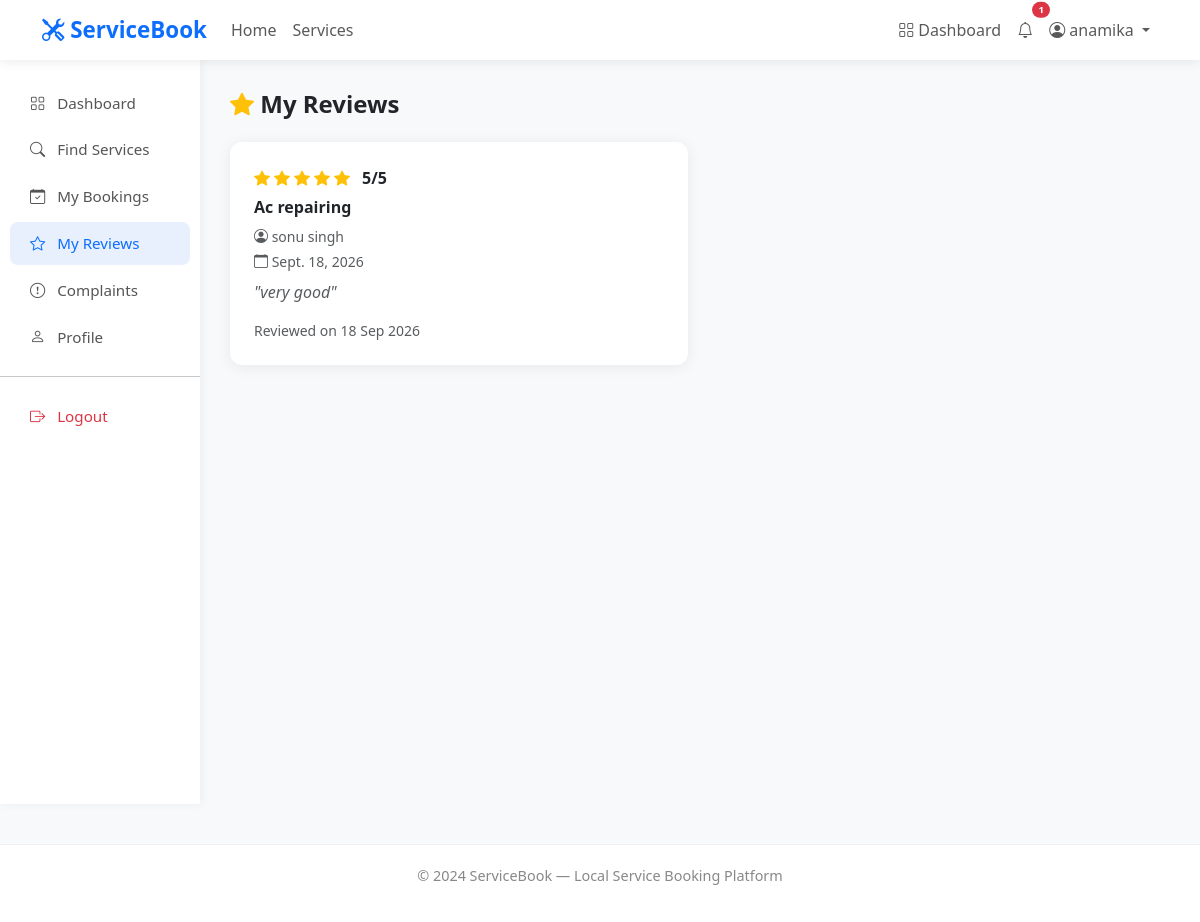
/reviews/my-reviews/ (signed in), run on the app's committed database.
### accounts/models.py (models this page shows, shortened)
class User(AbstractUser):
    ROLE_CUSTOMER = 'customer'
    ROLE_PROVIDER = 'provider'
    ROLE_ADMIN = 'admin'
    ROLE_CHOICES = [
        (ROLE_CUSTOMER, 'Customer'),
        (ROLE_PROVIDER, 'Service Provider'),
        (ROLE_ADMIN, 'Administrator'),
    ]
    role = models.CharField(
        max_length=20,
        choices=ROLE_CHOICES,
        default=ROLE_CUSTOMER,
    )
    phone = models.CharField(max_length=15, blank=True)
    email = models.EmailField(unique=True)
    def is_customer(self):
        return self.role == self.ROLE_CUSTOMER

class ProviderProfile(models.Model):
    user = models.OneToOneField(
        'accounts.User',
        on_delete=models.CASCADE,
        related_name='provider_profile'
    )
    bio = models.TextField(blank=True)
    address = models.TextField(blank=True)
    city = models.CharField(max_length=100, blank=True)
    experience_years = models.PositiveIntegerField(default=0)
    profile_photo = models.ImageField(
        upload_to='provider_photos/',
        blank=True,
        null=True
    )
    is_verified = models.BooleanField(default=False)
    is_available = models.BooleanField(default=True)
    average_rating = models.DecimalField(
        max_digits=3,
        decimal_places=2,
        default=0.00
    )
    total_reviews = models.PositiveIntegerField(default=0)
    created_at = models.DateTimeField(auto_now_add=True)
    updated_at = models.DateTimeField(auto_now=True)

### reviews/models.py (models this page shows, shortened)
class Review(models.Model):
    booking = models.OneToOneField(
    'bookings.Booking',
    on_delete=models.CASCADE,
    related_name='review'
    )
    customer = models.ForeignKey(
    'accounts.User',
    on_delete=models.CASCADE,
    related_name='reviews_given'
    )
    rating = models.PositiveIntegerField(
        validators=[
            MinValueValidator(1),
            MaxValueValidator(5)
        ],
        help_text='Rating from 1 to 5'
    )
    comment = models.TextField(blank=True)
    created_at = models.DateTimeField(auto_now_add=True)
    updated_at = models.DateTimeField(auto_now=True)
    class Meta:
        ordering = ['-created_at']

### bookings/models.py (models this page shows, shortened)
class Booking(models.Model):
    STATUS_PENDING = 'pending'
    STATUS_ACCEPTED = 'accepted'
    STATUS_REJECTED = 'rejected'
    STATUS_IN_PROGRESS = 'in_progress'
    STATUS_COMPLETED = 'completed'
    STATUS_CANCELLED = 'cancelled'
    STATUS_CHOICES = [
        (STATUS_PENDING, 'Pending'),
        (STATUS_ACCEPTED, 'Accepted'),
        (STATUS_REJECTED, 'Rejected'),
        (STATUS_IN_PROGRESS, 'In Progress'),
        (STATUS_COMPLETED, 'Completed'),
        (STATUS_CANCELLED, 'Cancelled'),
    ]
    SLOT_MORNING = 'morning'
    SLOT_AFTERNOON = 'afternoon'
    SLOT_EVENING = 'evening'
    SLOT_CHOICES = [
        (SLOT_MORNING, 'Morning (8AM - 12PM)'),
        (SLOT_AFTERNOON, 'Afternoon (12PM - 4PM)'),
        (SLOT_EVENING, 'Evening (4PM - 8PM)'),
    ]
    customer = models.ForeignKey(
        'accounts.User',
        on_delete=models.CASCADE,
        related_name='bookings_as_customer'
    )
    service = models.ForeignKey(
        'services.Service',
        on_delete=models.CASCADE,
        related_name='bookings'
    )
    booking_date = models.DateField()
    time_slot = models.CharField(
        max_length=20,
        choices=SLOT_CHOICES,
        default=SLOT_MORNING
    )
    address = models.TextField()
    city = models.CharField(max_length=100)
    status = models.CharField(
        max_length=20,
        choices=STATUS_CHOICES,
        default=STATUS_PENDING
    )
    notes = models.TextField(blank=True)
    rejection_reason = models.TextField(blank=True)
    total_price = models.DecimalField(
        max_digits=8,
        decimal_places=2,
        null=True,
        blank=True
    )
    created_at = models.DateTimeField(auto_now_add=True)
    updated_at = models.DateTimeField(auto_now=True)
    class Meta:
        ordering = ['-created_at']

### services/models.py (models this page shows, shortened)
class Service(models.Model):
    provider = models.ForeignKey(
        'accounts.ProviderProfile',
        on_delete=models.CASCADE,
        related_name='services'
    )
    category = models.ForeignKey(
        'services.ServiceCategory',
        on_delete=models.SET_NULL,
        null=True,
        related_name='services'
    )
    name = models.CharField(max_length=200)
    description = models.TextField()
    price = models.DecimalField(max_digits=8, decimal_places=2)
    duration_hours = models.DecimalField(
        max_digits=4,
        decimal_places=1,
        default=1.0
    )
    is_available = models.BooleanField(default=True)
    created_at = models.DateTimeField(auto_now_add=True)
    updated_at = models.DateTimeField(auto_now=True)
    class Meta:
        ordering = ['-created_at']

### reviews/views.py (the view)
# urls.py: path('my-reviews/', views.my_reviews, name='my_reviews'),
@login_required(login_url='/accounts/login/')
def my_reviews(request):
    if not request.user.is_customer():
        messages.error(request, 'Access denied.')
        return redirect('dashboard')
    reviews = Review.objects.filter(
        customer=request.user
    ).select_related(
        'booking__service__provider__user',
        'booking__service__category'
    )
    return render(request, 'reviews/my_reviews.html', {
        'reviews': reviews
    })

### notifications/context_processors.py (called while the page is built)
def notification_count(request):
    if request.user.is_authenticated:
        count = request.user.notifications.filter(
            is_read=False
        ).count()
        return {'unread_notifications': count}
    return {'unread_notifications': 0}

### templates/reviews/my_reviews.html (shortened to what this page needs)
{% extends 'base.html' %}
{% block content %}
<div class="container-fluid">
    <div class="row">
        <div class="col-md-2 sidebar">
            <nav class="nav flex-column">
                <a class="nav-link" href="{% url 'customer_dashboard' %}">
                    <i class="bi bi-grid"></i> Dashboard
                </a>
                <a class="nav-link" href="{% url 'service_list' %}">
                    <i class="bi bi-search"></i> Find Services
                </a>
                <a class="nav-link" href="{% url 'my_bookings' %}">
                    <i class="bi bi-calendar-check"></i> My Bookings
                </a>
                <a class="nav-link active" href="{% url 'my_reviews' %}">
                    <i class="bi bi-star"></i> My Reviews
                </a>
                <a class="nav-link" href="{% url 'my_complaints' %}">
                    <i class="bi bi-exclamation-circle"></i> Complaints
                </a>
                <a class="nav-link" href="{% url 'update_profile' %}">
                    <i class="bi bi-person"></i> Profile
                </a>
                <hr>
                <a class="nav-link text-danger" href="{% url 'logout' %}">
                    <i class="bi bi-box-arrow-right"></i> Logout
                </a>
            </nav>
        </div>
        <div class="col-md-10 main-content">
            <h4 class="fw-bold mb-4">
                <i class="bi bi-star-fill text-warning"></i>
                My Reviews
            </h4>
            {% if reviews %}
                <div class="row g-4">
                    {% for review in reviews %}
                        <div class="col-md-6">
                            <div class="card p-4 h-100">
                                <div class="d-flex mb-2">
                                    {% for i in "12345" %}
                                        {% if forloop.counter <= review.rating %}
                                            <i class="bi bi-star-fill text-warning me-1"></i>
                                        {% else %}
                                            <i class="bi bi-star text-muted me-1"></i>
                                        {% endif %}
                                    {% endfor %}
                                    <span class="ms-2 fw-bold">
                                        {{ review.rating }}/5
                                    </span>
                                </div>
                                <h6 class="fw-bold">
                                    {{ review.booking.service.name }}
                                </h6>
                                <p class="text-muted small mb-1">
                                    <i class="bi bi-person-circle"></i>
                                    {{ review.booking.service.provider.user.get_full_name|default:review.booking.service.provider.user.username }}
                                </p>
                                <p class="text-muted small mb-2">
                                    <i class="bi bi-calendar"></i>
                                    {{ review.booking.booking_date }}
                                </p>
                                {% if review.comment %}
                                    <p class="text-muted fst-italic">
                                        "{{ review.comment }}"
                                    </p>
                                {% else %}
                                    <p class="text-muted small">
                                        No comment added.
                                    </p>
                                {% endif %}
                                <small class="text-muted mt-auto">
                                    Reviewed on
                                    {{ review.created_at|date:"d M Y" }}
                                </small>
                            </div>
                        </div>
                    {% endfor %}
                </div>
            {% endif %}
        </div>
    </div>
</div>
{% endblock %}

### templates/base.html (shortened to what this page needs)
<!DOCTYPE html>
<html lang="en">
<head>
    <link href="https://cdn.jsdelivr.net/npm/bootstrap@5.3.0/dist/css/bootstrap.min.css" rel="stylesheet">
    <link href="https://cdn.jsdelivr.net/npm/bootstrap-icons@1.10.0/font/bootstrap-icons.css" rel="stylesheet">
</head>
<body>
    <nav class="navbar navbar-expand-lg navbar-light sticky-top">
        <div class="container">
            <a class="navbar-brand" href="{% url 'home' %}">
                <i class="bi bi-tools"></i> ServiceBook
            </a>
            <div class="collapse navbar-collapse" id="navbarNav">
                <ul class="navbar-nav me-auto">
                    <li class="nav-item">
                        <a class="nav-link" href="{% url 'home' %}">Home</a>
                    </li>
                    <li class="nav-item">
                        <a class="nav-link" href="{% url 'service_list' %}">Services</a>
                    </li>
                </ul>
                <ul class="navbar-nav">
                    {% if user.is_authenticated %}
                    <li class="nav-item">
                        <a class="nav-link" href="{% url 'dashboard' %}">
                            <i class="bi bi-grid"></i> Dashboard
                        </a>
                    </li>
                    <li class="nav-item">
                        <a class="nav-link position-relative" href="{% url 'notification_list' %}">
                            <i class="bi bi-bell"></i>
                            {% if unread_notifications > 0 %}
                            <span class="position-absolute top-0 start-100
                          translate-middle badge rounded-pill bg-danger" style="font-size:0.6rem;">
                                {{ unread_notifications }}
                            </span>
                            {% endif %}
                        </a>
                    </li>
                    <li class="nav-item dropdown">
                        <a class="nav-link dropdown-toggle" href="#" data-bs-toggle="dropdown">
                            <i class="bi bi-person-circle"></i>
                            {{ user.first_name|default:user.username }}
                        </a>
                    </li>
                    {% endif %}
                </ul>
            </div>
        </div>
    </nav>
    {% block content %}
    {% endblock %}
    <footer>
        <p>&copy; 2024 ServiceBook — Local Service Booking Platform</p>
    </footer>
</body>
</html>

### templates/base.html (style rules this page uses)
body { background-color: #f8f9fa; font-family: 'Segoe UI', sans-serif; }
.navbar-brand { font-weight: 700; font-size: 1.4rem; color: #0d6efd !important; }
.navbar { box-shadow: 0 2px 10px rgba(0, 0, 0, 0.08); background: white !important; }
.card { border: none; border-radius: 12px; box-shadow: 0 2px 15px rgba(0, 0, 0, 0.07); }
.sidebar { min-height: calc(100vh - 56px); background: white; box-shadow: 2px 0 10px rgba(0, 0, 0, 0.05); padding: 20px 0; }
.sidebar .nav-link { color: #555; padding: 10px 20px; border-radius: 8px; margin: 2px 10px; font-size: 0.95rem; }
.sidebar .nav-link:hover, .sidebar .nav-link.active { background-color: #e8f0fe; color: #0d6efd; }
.sidebar .nav-link i { margin-right: 8px; }
.main-content { padding: 30px; }
footer { background: white; padding: 20px; text-align: center; color: #888; font-size: 0.9rem; border-top: 1px solid #eee; margin-top: 40px; }

### data on the page
User: first_name "anamika"
Review: rating "5", booking.service.name "Ac repairing", booking.service.provider.user.get_full_name "sonu singh", booking.booking_date "Sept. 18, 2026", comment "very good", created_at "18 Sep 2026"

### other printed values
{{ unread_notifications }} "1"
